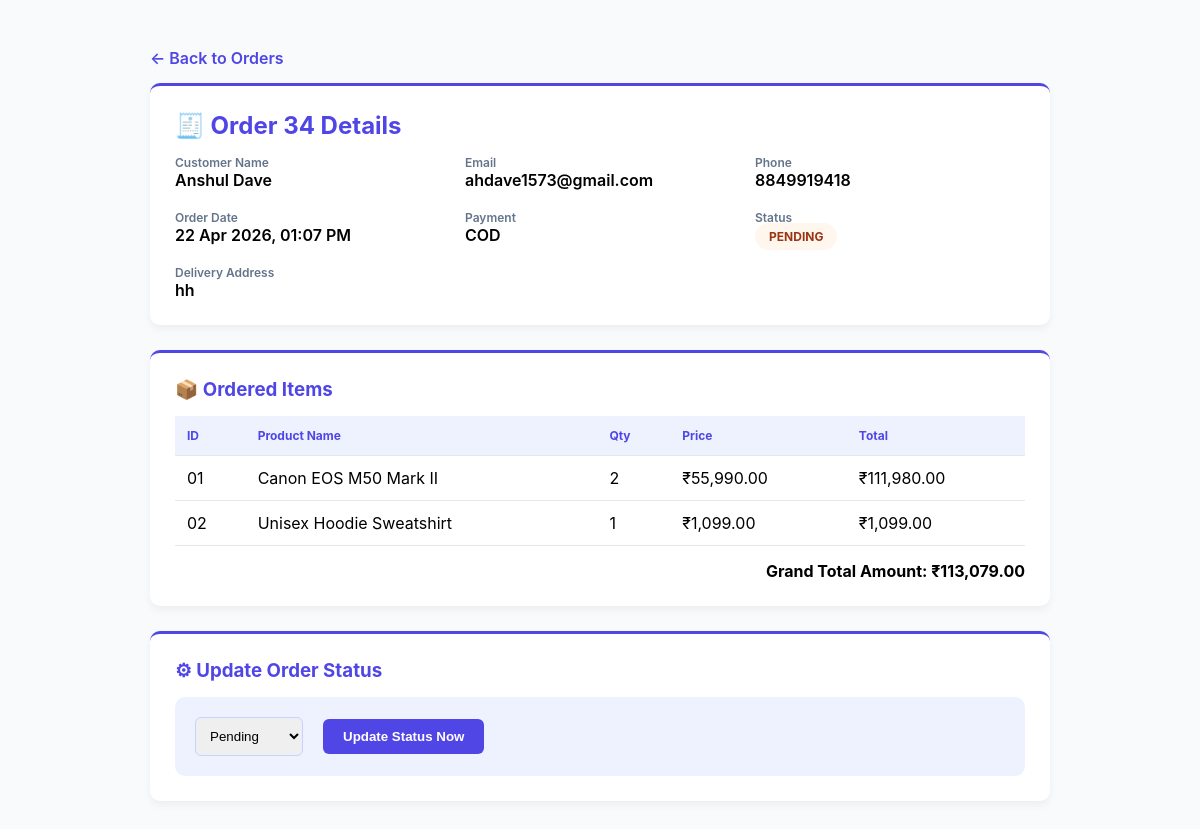
Page /admin/order-details.php?id=34 (signed in) on the committed database.
### tables this page shows
CREATE TABLE `orders` (
  `id` int(11) NOT NULL,
  `user_id` int(11) NOT NULL,
  `tracking_no` varchar(50) NOT NULL,
  `total_price` decimal(10,2) NOT NULL,
  `address` text NOT NULL,
  `payment_method` varchar(50) DEFAULT 'COD',
  `status` varchar(20) DEFAULT 'Pending',
  `created_at` timestamp NOT NULL DEFAULT current_timestamp(),
  `order_date` timestamp NOT NULL DEFAULT current_timestamp()
);

CREATE TABLE `users` (
  `id` int(11) NOT NULL,
  `full_name` varchar(100) NOT NULL,
  `email` varchar(100) NOT NULL,
  `password` varchar(255) NOT NULL,
  `phone` varchar(20) DEFAULT NULL,
  `address` text DEFAULT NULL,
  `created_at` timestamp NOT NULL DEFAULT current_timestamp()
);

CREATE TABLE `order_items` (
  `id` int(11) NOT NULL,
  `order_id` int(11) NOT NULL,
  `product_id` int(11) NOT NULL,
  `product_name` varchar(255) NOT NULL,
  `quantity` int(11) NOT NULL,
  `price` decimal(10,2) NOT NULL
);

### admin/order-details.php (the view, shortened to what this page needs)
<?php
include("../config/db.php");
$order_id = (int)$_GET['id'];
$orderQ = mysqli_query(
    $conn,
    "SELECT o.*, u.full_name, u.email, u.phone
     FROM orders o
     JOIN users u ON o.user_id = u.id
     WHERE o.id='$order_id'"
);
$order = mysqli_fetch_assoc($orderQ);
$itemQ = mysqli_query($conn,"SELECT * FROM order_items WHERE order_id='$order_id'");
?>
<!DOCTYPE html>
<html lang="en">
<head>
</head>
<body>
<div class="container">
<a href="manage-orders.php" class="back">← Back to Orders</a>
<div class="card">
<h2>🧾 Order <?= $order['id'] ?> Details</h2>
<div class="grid">
    <div><div class="label">Customer Name</div><div class="value"><?= $order['full_name'] ?></div></div>
    <div><div class="label">Email</div><div class="value"><?= $order['email'] ?></div></div>
    <div><div class="label">Phone</div><div class="value"><?= $order['phone'] ?></div></div>
    <div><div class="label">Order Date</div><div class="value"><?= date("d M Y, h:i A",strtotime($order['order_date'])) ?></div></div>
    <div><div class="label">Payment</div><div class="value"><?= $order['payment_method'] ?></div></div>
    <div><div class="label">Status</div><span class="badge <?= $order['status'] ?>"><?= strtoupper($order['status']) ?></span></div>
</div>
<br>
<div class="label">Delivery Address</div>
<div class="value"><?= $order['address'] ?></div>
</div>
<div class="card">
<h3>📦 Ordered Items</h3>
<table>
<thead>
<tr><th>ID</th><th>Product Name</th><th>Qty</th><th>Price</th><th>Total</th></tr>
</thead>
<tbody>
<?php $i=1;$grand=0; while($item=mysqli_fetch_assoc($itemQ)):
$line=$item['quantity']*$item['price']; $grand+=$line; ?>
<tr>
<td><?= str_pad($i++,2,'0',STR_PAD_LEFT) ?></td>
<td><?= $item['product_name'] ?></td>
<td><?= $item['quantity'] ?></td>
<td>₹<?= number_format($item['price'],2) ?></td>
<td>₹<?= number_format($line,2) ?></td>
</tr>
<?php endwhile; ?>
</tbody>
</table>
<div class="total">Grand Total Amount: ₹<?= number_format($grand,2) ?></div>
</div>
<div class="card">
<h3>⚙ Update Order Status</h3>
<form method="POST" class="status-box">
<select name="status"
<?= ($order['status']=='Cancelled' || $order['status']=='Completed' || $order['status']=='Delivered') ? 'disabled' : '' ?>>
    <option <?= $order['status']=="Pending"?'selected':'' ?> value="Pending">Pending</option>
</select>
<button name="update_status"
<?= ($order['status']=='Cancelled' || $order['status']=='Completed' || $order['status']=='Delivered') ? 'disabled' : '' ?>>
    Update Status Now
</button>
</form>
</div>
</div>
</body>
</html>

### admin/order-details.php (style rules this page uses)
body { font-family:Inter,Arial;background:#f8fafc;padding:40px }
.container { max-width:900px;margin:auto }
.card { background:#fff;border-radius:10px;padding:25px;margin-bottom:25px;border-top:3px solid #4f46e5;box-shadow:0 4px 8px rgba(0,0,0,.05) }
h2,h3 { margin:0 0 15px;color:#4f46e5 }
.grid { display:grid;grid-template-columns:repeat(auto-fit,minmax(200px,1fr));gap:20px }
.label { font-size:12px;color:#64748b;font-weight:600 }
.value { font-weight:600 }
.badge { padding:6px 14px;border-radius:20px;font-size:12px;font-weight:700 }
.Pending { background:#fff7ed;color:#9a3412 }
table { width:100%;border-collapse:collapse;margin-top:10px }
th,td { padding:12px;border-bottom:1px solid #e5e7eb;text-align:left }
th { background:#eef2ff;font-size:12px;color:#4f46e5 }
.total { text-align:right;font-weight:700;margin-top:15px }
.status-box { background:#eef2ff;padding:20px;border-radius:10px;display:flex;gap:20px;align-items:center }
select { padding:10px;border-radius:6px;border:1px solid #c7d2fe }
button { background:#4f46e5;color:#fff;border:none;padding:10px 20px;border-radius:6px;font-weight:600;cursor:pointer }
.back { display:inline-block;margin-bottom:15px;text-decoration:none;color:#4f46e5;font-weight:600 }

### rows in the picture
orders: id "34", user.full_name "Anshul Dave", user.email "ahdave1573@gmail.com", user.phone "8849919418", order_date "22 Apr 2026, 01:07 PM", payment_method "COD", status "PENDING", address "hh", status "Pending"
order_items: i "01", product_name "Canon EOS M50 Mark II", quantity "2", price "55,990.00", line "111,980.00"
order_items: i "02", product_name "Unisex Hoodie Sweatshirt", quantity "1", price "1,099.00", line "1,099.00"

### other values in the picture
$grand "113,079.00"
